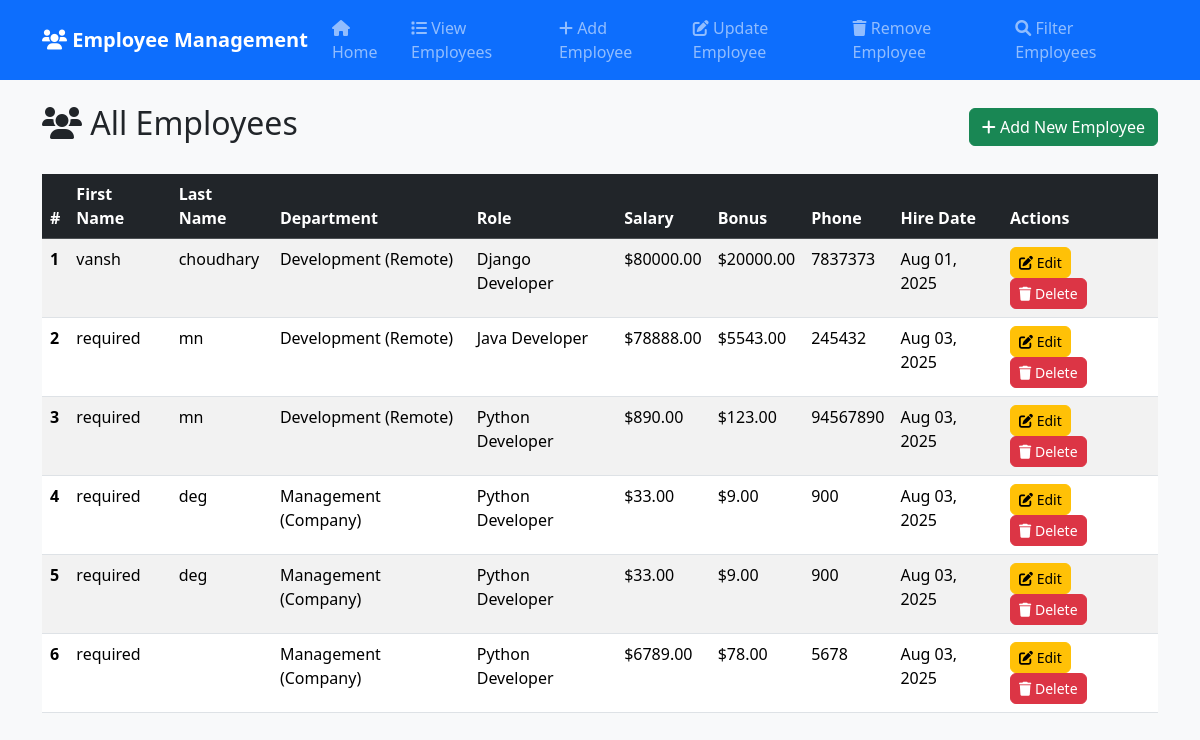
The page /all_emp on the database as committed earlier.
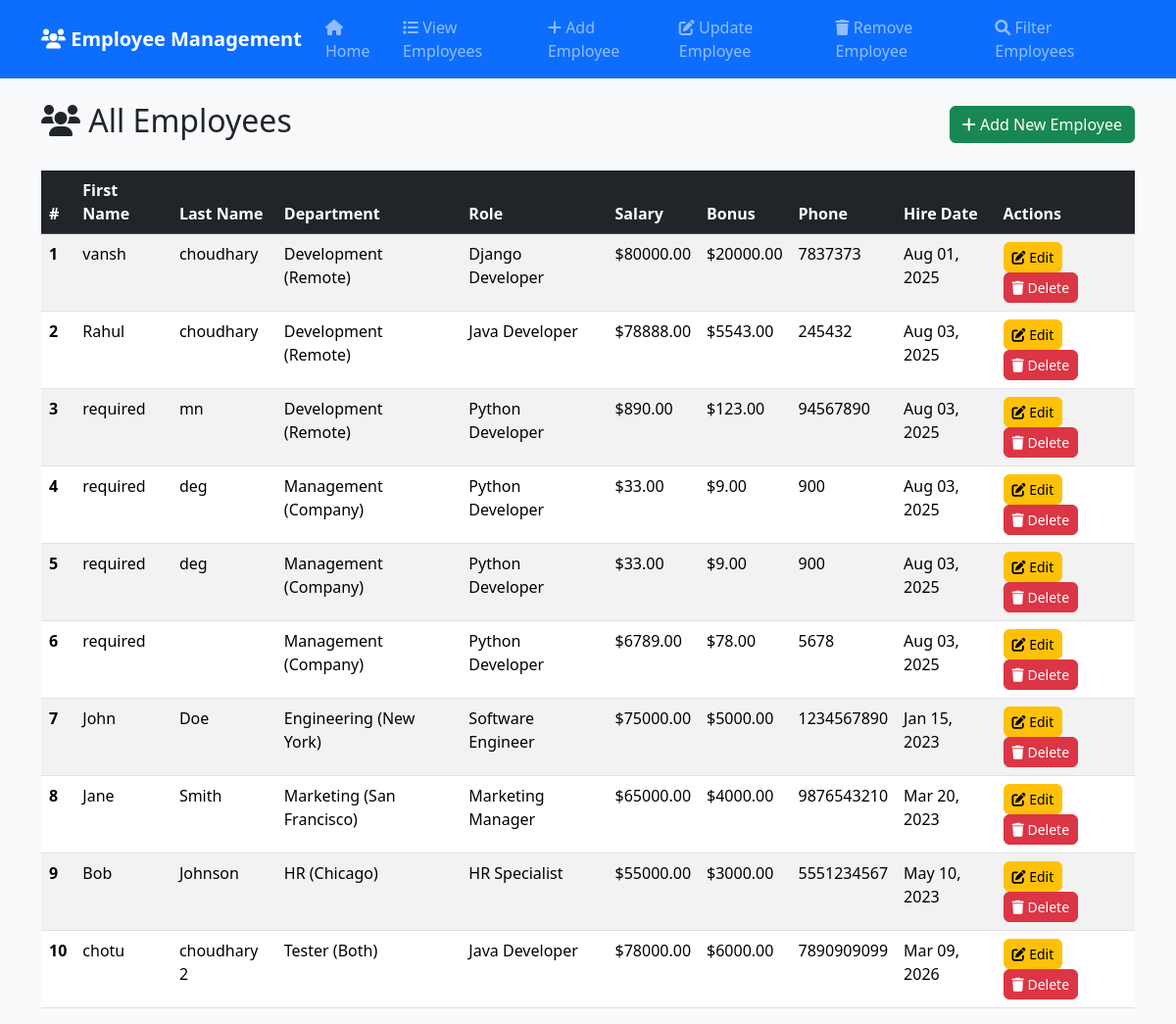
The same page on the database as committed later.
### emp_app/models.py (models this page shows, shortened)
class Employee(models.Model):
    first_name = models.CharField(max_length=100, null=False)
    last_name = models.CharField(max_length=100)
    dept = models.ForeignKey(Department, on_delete=models.CASCADE)
    salary = models.IntegerField(default=0)
    bonus = models.IntegerField(default=0)
    role = models.ForeignKey(Role, on_delete=models.CASCADE)
    phone = models.IntegerField(default=0)
    hire_date = models.DateField()
    def __str__(self):
        return "%s %s %s" %(self.first_name, self.last_name, self.phone,)

class Department(models.Model):
    name = models.CharField(max_length=100, null=False)
    location = models.CharField(max_length=100)

class Role(models.Model):
    name = models.CharField(max_length=100, null=False)

### emp_app/views.py (the view)
# urls.py: path('all_emp', views.all_emp, name = 'all_emp'),
def all_emp(request):
    emps = Employee.objects.all()
    context = {
        'emps': emps
    }
    print(context)
    return render(request,"all_emp.html", context)

### templates/all_emp.html (shortened to what this page needs)
{% extends 'base.html' %}
{% block content %}
<div class="row">
  <div class="col-md-12">
    <div class="d-flex justify-content-between align-items-center mb-4">
      <h2><i class="fas fa-users"></i> All Employees</h2>
      <a href="{% url 'add_emp' %}" class="btn btn-success"><i class="fas fa-plus"></i> Add New Employee</a>
    </div>
    {% if emps %}
    <div class="table-responsive">
      <table class="table table-striped table-hover">
        <thead class="table-dark">
          <tr>
            <th scope="col">#</th>
            <th scope="col">First Name</th>
            <th scope="col">Last Name</th>
            <th scope="col">Department</th>
            <th scope="col">Role</th>
            <th scope="col">Salary</th>
            <th scope="col">Bonus</th>
            <th scope="col">Phone</th>
            <th scope="col">Hire Date</th>
            <th scope="col">Actions</th>
          </tr>
        </thead>
        <tbody>
          {% for emp in emps %}
          <tr>
            <th scope="row">{{ forloop.counter }}</th>
            <td>{{ emp.first_name }}</td>
            <td>{{ emp.last_name }}</td>
            <td>{{ emp.dept.name }} ({{ emp.dept.location }})</td>
            <td>{{ emp.role.name }}</td>
            <td>${{ emp.salary|floatformat:2 }}</td>
            <td>${{ emp.bonus|floatformat:2 }}</td>
            <td>{{ emp.phone }}</td>
            <td>{{ emp.hire_date|date:"M d, Y" }}</td>
            <td>
              <a href="{% url 'update_emp' emp.id %}" class="btn btn-sm btn-warning me-1"><i class="fas fa-edit"></i> Edit</a>
              <a href="{% url 'remove_emp' emp.id %}" class="btn btn-sm btn-danger" onclick="return confirm('Are you sure you want to delete {{ emp.first_name }} {{ emp.last_name }}?')"><i class="fas fa-trash"></i> Delete</a>
            </td>
          </tr>
          {% endfor %}
        </tbody>
      </table>
    </div>
    {% else %}
    <div class="alert alert-info">
      <i class="fas fa-info-circle"></i> No employees found. <a href="{% url 'add_emp' %}" class="alert-link">Add the first employee</a>.
    </div>
    {% endif %}
  </div>
</div>
{% endblock %}

### templates/base.html (shortened to what this page needs)
<!doctype html>
{% load static %}
<html lang="en">
  <head>
    <link href="https://cdn.jsdelivr.net/npm/bootstrap@5.3.7/dist/css/bootstrap.min.css" rel="stylesheet">
    <link rel="stylesheet" href="https://cdnjs.cloudflare.com/ajax/libs/font-awesome/6.0.0/css/all.min.css">
    <link rel="stylesheet" href="{% static 'hello.css' %}">
  </head>
  <body>
    <nav class="navbar navbar-expand-lg navbar-dark bg-primary">
      <div class="container">
        <a class="navbar-brand" href="{% url 'index' %}"><i class="fas fa-users"></i> Employee Management</a>
        <div class="collapse navbar-collapse" id="navbarNav">
          <ul class="navbar-nav ms-auto">
            <li class="nav-item">
              <a class="nav-link" href="{% url 'index' %}"><i class="fas fa-home"></i> Home</a>
            </li>
            <li class="nav-item">
              <a class="nav-link" href="{% url 'all_emp' %}"><i class="fas fa-list"></i> View Employees</a>
            </li>
            <li class="nav-item">
              <a class="nav-link" href="{% url 'add_emp' %}"><i class="fas fa-plus"></i> Add Employee</a>
            </li>
            <li class="nav-item">
              <a class="nav-link" href="{% url 'update_emp_list' %}"><i class="fas fa-edit"></i> Update Employee</a>
            </li>
            <li class="nav-item">
              <a class="nav-link" href="{% url 'remove_emp' %}"><i class="fas fa-trash"></i> Remove Employee</a>
            </li>
            <li class="nav-item">
              <a class="nav-link" href="{% url 'filter_emp' %}"><i class="fas fa-search"></i> Filter Employees</a>
            </li>
          </ul>
        </div>
      </div>
    </nav>
    <div class="container mt-4">
      {% block content %}{% endblock %}
    </div>
  </body>
</html>

### static/hello.css (style rules this page uses)
body { background-color: #f8f9fa; font-family: 'Segoe UI', Tahoma, Geneva, Verdana, sans-serif; }
.navbar-brand { font-weight: bold; }
.table th { border-top: none; font-weight: 600; }
.btn { border-radius: 0.375rem; }

Rows that differ between the two databases and show on the page:
changed Employee: first_name "required" → "Rahul"; last_name "mn" → "choudhary"
added Employee: first_name "John", last_name "Doe", dept.name "Engineering", dept.location "New York", role.name "Software Engineer", salary "75000.00", bonus "5000.00", phone "1234567890", hire_date "Jan 15, 2023"
added Employee: first_name "Jane", last_name "Smith", dept.name "Marketing", dept.location "San Francisco", role.name "Marketing Manager", salary "65000.00", bonus "4000.00", phone "9876543210", hire_date "Mar 20, 2023"
added Employee: first_name "Bob", last_name "Johnson", dept.name "HR", dept.location "Chicago", role.name "HR Specialist", salary "55000.00", bonus "3000.00", phone "5551234567", hire_date "May 10, 2023"
added Employee: first_name "chotu", last_name "choudhary 2", dept.name "Tester", dept.location "Both", role.name "Java Developer", salary "78000.00", bonus "6000.00", phone "7890909099", hire_date "Mar 09, 2026"
